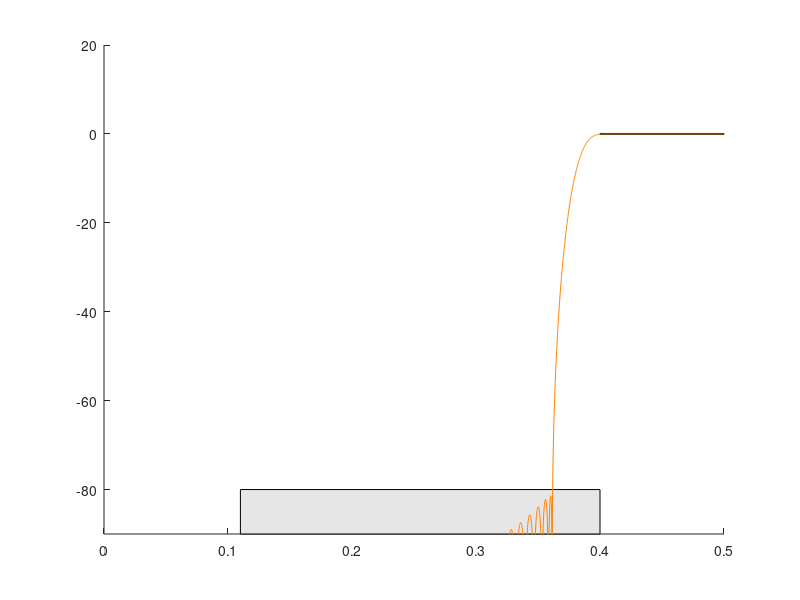

This chart was generated by the following MATLAB code:
%% FIR filter design
% Authors: Colin Leary, Forrest Smith, Sean Turner

% Specs: less than .1dB ripple in passband, 0 > |f| > 0.07
%       more than 80dB rejection in stopband, .11 < |f| < 0.5

% Passband specs
maxripple = .1;     %maximum stopband ripple [dB]
startgain = 0;      %gain at beginning of stopband [dB]
endgain = 0;        %gain at end of stopband [dB]
passlow = 0.4;        %passband beginning frequency [normalized]
passhigh = 0.5;    %passband ending frequency [normalized]

% Stopband specs
minreject = -80;    %minimum rejection in stopband [dB}
stopbegin = 0.4;     %frequency stopband begins [normalized]
stopend = 0.11;     %frequency stopband ends [normalized]

% Other junk to specify
N = 8 * 1024;       %number of samples
M = 121;             %number of coefficients in filter
beta = 8;           %adjustable window parameter
hrspec = .017;       %how far Hr should extend beyond spec


% Important junk to calculate from above info
f = (0:N-1)/N;      %specify normalized frequencies
f(N/2+1+1:end) = f(N/2+1+1:end)-1; %keep track of negative frequencies

stem_logical = 0;

%% Plot filter response
% Generate stop and pass bands
figure(1); clf; hold on;
winlow = minreject-10;
winhigh = 20;
axis([0 .5 winlow winhigh]);    %set window size

%plot passband
patch([passlow passhigh passhigh passlow], ...
          [(maxripple+startgain) (maxripple+endgain) ...
          (-maxripple+endgain) (-maxripple+startgain)], ...
          .9*[1 1 1]); 

if (passlow == 0) || (passhigh == .5)  %check type of filter
    %if not bandpass, plot accordingly
    patch([stopbegin stopend stopend stopbegin], ...
          [minreject minreject winlow winlow], ...
          .9*[1 1 1]);
      
else
    %if bandpass, plot two stopbands
    patch([0 stopend stopend 0], ...
          [minreject minreject winlow winlow], ...
          .9*[1 1 1]);
    patch([stopbegin .5 .5 stopbegin], ...
          [minreject minreject winlow winlow], ...
          .9*[1 1 1]);
end

%% Calculate real and desired transfer functions
m = (endgain-startgain)/(passhigh-passlow);     %slope of Hr

%Calculate entire line (point-slope formula) and convert from dB
%Then limit the line to within hrspec
Hr =  ((abs(f) > (passlow-hrspec)) & (abs(f) < (passhigh+hrspec))) .* ...
        10 .^ (((abs(f) .* m) - (m*passlow) + startgain)/20);

%plot the desired Hr for visualization
%plot(f, 20*log10(abs(Hr)));

%From the real transfer function, obtain the complete desired transfer function
Hd = Hr.*exp(-j*2*pi*f*(M-1)/2);

%% Calculate impulse responses and window
%Perform inverse FFT to obtain impulse response
hd = ifft(Hd);

%window impulse response to obtain filter response
h = hd(1:M).*kaiser(M, beta)';

%% Plot results
%plot FFT of resulting, windowed filter response
f(N/2+1) = NaN;
plot(f, 20*log10(abs(fft(h,N))), 'color', [1 .5 0]);

%optionally plot a stem plot of the windowed and non windowed impulse responses
if(stem_logical)
    figure(2); clf;
    stem(0:N-1 , hd, '.');
    hold on;
    stem(0:M-1,h,'.'); %%transfer function of 
end
%}